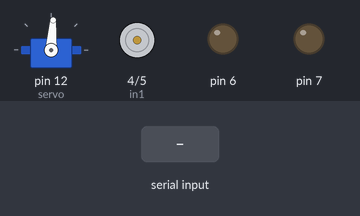
A sketch run on a simulated Arduino Uno, built with avr-gcc and run on an emulated ATmega328P. Shown: servo, motor-driver pin pairs drawn as motors (green arrow = first pin HIGH = forward, orange = second pin HIGH = backward, longer = more drive, scaled by the enable pin), output pins drawn as LEDs (lit = HIGH). Inputs (shaded band) come from the test bench.

Above: at 1.2 s.
1.3 s: "3" received over Serial
At 2.4 s:
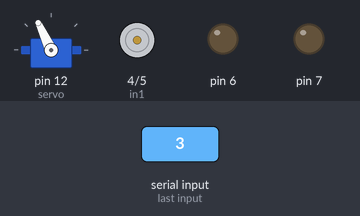
2.8 s: "2" received over Serial
At 3.5 s:
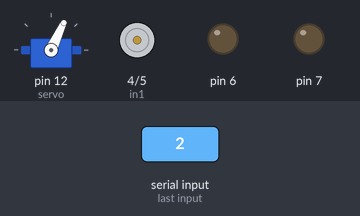
4.3 s: "1" received over Serial
At 4.6 s:
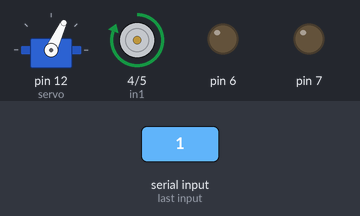
5.8 s: "4" received over Serial
At 7.0 s:
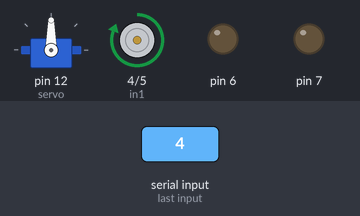
7.3 s: "r" received over Serial
At 8.1 s:
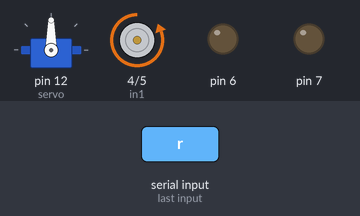
8.8 s: "3" received over Serial
At 9.3 s:
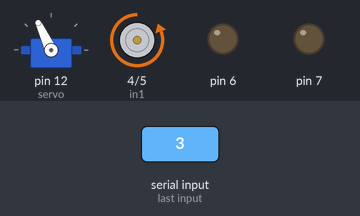
Timing chart, 0 to 11.3 s (numbered marks = the images above; inputs shaded):
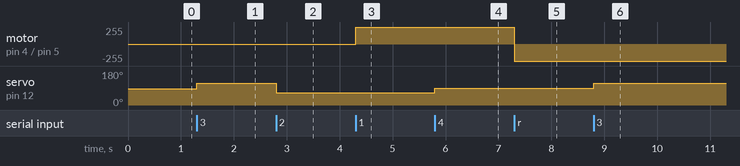

The sketch:

main_sketch.ino
```cpp
#include <SoftwareSerial.h>
#include <Servo.h>
#define rx 8
#define tx 9

byte ena = 3;
byte in1 = 4;
byte in2 = 5;


int in;
char info;
bool count = 0;

//SoftwareSerial mySerial = SoftwareSerial(rx, tx);

Servo servo;


void setup() {
  Serial.begin(9600);
  //mySerial.begin(9600);

 for (int i = 4; i < 8; i++) {
  pinMode(i, OUTPUT);
  }

  pinMode( ena, OUTPUT );
  pinMode( in1, OUTPUT );
  pinMode( in2, OUTPUT );

  pinMode(12, OUTPUT);

  servo.attach(12);
  servo.write(86);

}

void loop() {

  if(Serial.available()){
    info = char(Serial.read());
    switch (info){
     case '4':
       primo();
       break;
     case '3':
       right();
       break;
     case '2':
       left();
       break;
     case '1':
       go();
       break;
     case 'r':
       revers();
       break;
     case '0':
       stopend();
       break;
  }
 }
 /*
 else{
  if (mySerial.available()){
    info = char(mySerial.read());
    switch (info){
     case 'p':
       primo();
       break;
     case 'l':
       leva();
       break;
     case 'n':
       neva();
       break;
     case 'g':
       go();
       break;
     case 'r':
       revers();
       break;
     case 's':
       stopend();
       break;
    }
  }
*/
}

void primo (){
  servo.write(90);

}

void right (){
  servo.write(115);

}

void left (){
    servo.write(65);

}


void go (){
  analogWrite( ena, 255 );
  digitalWrite( in1, HIGH  );
  digitalWrite( in2, LOW );
}

void revers (){
  analogWrite( ena, 255 );
  digitalWrite( in1, LOW  );
  digitalWrite( in2, HIGH );

}

void stopend (){
  analogWrite( ena, 0 );
  digitalWrite( in1, LOW  );
  digitalWrite( in2, LOW );
}
```

Measured:
- after the input at 1.3 s, servo on pin 12 (servo): 86° → 115° at once
- after the input at 2.8 s, servo on pin 12 (servo): 115° → 65° at once
- after the input at 4.3 s, motor on pin 4 (in1) / pin 5 (in2): stopped → forward 255/255 at once
- after the input at 5.8 s, servo on pin 12 (servo): 65° → 90° at once
- after the input at 7.3 s, motor on pin 4 (in1) / pin 5 (in2): forward 255/255 → backward 255/255 at once
- after the input at 8.8 s, servo on pin 12 (servo): 90° → 115° at once
